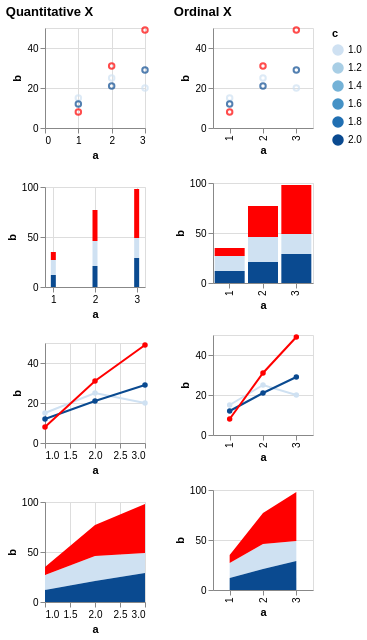

This figure's Vega-Lite source:
### Vega specification from a JSON file in a GitHub repository (floating-point values rounded to 4 significant figures)
{"$schema": "https://vega.github.io/schema/vega/v5.json", "description": "Testing invalid", "background": "white", "padding": 5, "data": [{"name": "source_0", "values": [{"a": 1, "b": 15, "c": 1}, {"a": 2, "b": 25, "c": 1}, {"a": 3, "b": 20, "c": 1}, {"a": 1, "b": 12, "c": 2}, {"a": 2, "b": 21, "c": 2}, {"a": 3, "b": 29, "c": 2}, {"a": 1, "b": 8, "c": null}, {"a": 2, "b": 31, "c": null}, {"a": 3, "b": 49, "c": null}]}, {"name": "data_0", "source": "source_0", "transform": [{"type": "formula", "expr": "toNumber(datum[\"a\"])", "as": "a"}]}, {"name": "data_1", "source": "data_0", "transform": [{"type": "filter", "expr": "isValid(datum[\"a\"]) && isFinite(+datum[\"a\"]) && isValid(datum[\"b\"]) && isFinite(+datum[\"b\"])"}]}, {"name": "data_2", "source": "data_0", "transform": [{"type": "stack", "groupby": ["a"], "field": "b", "sort": {"field": ["c"], "order": ["descending"]}, "as": ["b_start", "b_end"], "offset": "zero"}, {"type": "filter", "expr": "isValid(datum[\"a\"]) && isFinite(+datum[\"a\"]) && isValid(datum[\"b\"]) && isFinite(+datum[\"b\"])"}]}, {"name": "data_3", "source": "data_0", "transform": [{"type": "impute", "field": "b", "groupby": ["c"], "key": "a", "method": "value", "value": 0}, {"type": "stack", "groupby": ["a"], "field": "b", "sort": {"field": ["c"], "order": ["descending"]}, "as": ["b_start", "b_end"], "offset": "zero"}, {"type": "filter", "expr": "isValid(datum[\"a\"]) && isFinite(+datum[\"a\"]) && isValid(datum[\"b\"]) && isFinite(+datum[\"b\"])"}]}, {"name": "data_4", "source": "data_0", "transform": [{"type": "filter", "expr": "isValid(datum[\"b\"]) && isFinite(+datum[\"b\"])"}]}, {"name": "data_5", "source": "data_0", "transform": [{"type": "stack", "groupby": ["a"], "field": "b", "sort": {"field": ["c"], "order": ["descending"]}, "as": ["b_start", "b_end"], "offset": "zero"}, {"type": "filter", "expr": "isValid(datum[\"b\"]) && isFinite(+datum[\"b\"])"}]}, {"name": "data_6", "source": "data_0", "transform": [{"type": "impute", "field": "b", "groupby": ["c"], "key": "a", "method": "value", "value": 0}, {"type": "stack", "groupby": ["a"], "field": "b", "sort": {"field": ["c"], "order": ["descending"]}, "as": ["b_start", "b_end"], "offset": "zero"}, {"type": "filter", "expr": "isValid(datum[\"b\"]) && isFinite(+datum[\"b\"])"}]}], "signals": [{"name": "childWidth", "value": 100}, {"name": "concat_0_childHeight", "value": 100}, {"name": "concat_1_childHeight", "value": 100}], "layout": {"padding": 20, "bounds": "full", "align": "each"}, "marks": [{"type": "group", "name": "concat_0_group", "title": {"text": "Quantitative X", "anchor": "start"}, "layout": {"padding": 20, "columns": 1, "bounds": "full", "align": "each"}, "marks": [{"type": "group", "name": "concat_0_concat_0_group", "style": "cell", "encode": {"update": {"width": {"signal": "childWidth"}, "height": {"signal": "concat_0_childHeight"}}}, "marks": [{"name": "concat_0_concat_0_marks", "type": "symbol", "style": ["point"], "from": {"data": "data_1"}, "encode": {"update": {"opacity": {"value": 0.7}, "fill": {"value": "transparent"}, "stroke": [{"test": "!isValid(datum[\"c\"]) || !isFinite(+datum[\"c\"])", "value": "red"}, {"scale": "color", "field": "c"}], "ariaRoleDescription": {"value": "point"}, "description": {"signal": "\"a: \" + (format(datum[\"a\"], \"\")) + \"; b: \" + (format(datum[\"b\"], \"\")) + \"; c: \" + (format(datum[\"c\"], \"\"))"}, "x": {"scale": "concat_0_concat_0_x", "field": "a"}, "y": {"scale": "concat_0_concat_0_y", "field": "b"}}}}], "axes": [{"scale": "concat_0_concat_0_x", "orient": "bottom", "gridScale": "concat_0_concat_0_y", "grid": true, "tickCount": {"signal": "ceil(childWidth/40)"}, "domain": false, "labels": false, "aria": false, "maxExtent": 0, "minExtent": 0, "ticks": false, "zindex": 0}, {"scale": "concat_0_concat_0_y", "orient": "left", "gridScale": "concat_0_concat_0_x", "grid": true, "tickCount": {"signal": "ceil(concat_0_childHeight/40)"}, "domain": false, "labels": false, "aria": false, "maxExtent": 0, "minExtent": 0, "ticks": false, "zindex": 0}, {"scale": "concat_0_concat_0_x", "orient": "bottom", "grid": false, "title": "a", "labelFlush": true, "labelOverlap": true, "tickCount": {"signal": "ceil(childWidth/40)"}, "zindex": 0}, {"scale": "concat_0_concat_0_y", "orient": "left", "grid": false, "title": "b", "labelOverlap": true, "tickCount": {"signal": "ceil(concat_0_childHeight/40)"}, "zindex": 0}]}, {"type": "group", "name": "concat_0_concat_1_group", "style": "cell", "encode": {"update": {"width": {"signal": "childWidth"}, "height": {"signal": "concat_0_childHeight"}}}, "marks": [{"name": "concat_0_concat_1_marks", "type": "rect", "style": ["bar"], "from": {"data": "data_2"}, "encode": {"update": {"fill": [{"test": "!isValid(datum[\"c\"]) || !isFinite(+datum[\"c\"])", "value": "red"}, {"scale": "color", "field": "c"}], "ariaRoleDescription": {"value": "bar"}, "description": {"signal": "\"a: \" + (format(datum[\"a\"], \"\")) + \"; b: \" + (format(datum[\"b\"], \"\")) + \"; c: \" + (format(datum[\"c\"], \"\"))"}, "xc": {"scale": "concat_0_concat_1_x", "field": "a"}, "width": {"value": 5}, "y": {"scale": "concat_0_concat_1_y", "field": "b_end"}, "y2": {"scale": "concat_0_concat_1_y", "field": "b_start"}}}}], "axes": [{"scale": "concat_0_concat_1_x", "orient": "bottom", "gridScale": "concat_0_concat_1_y", "grid": true, "tickCount": {"signal": "ceil(childWidth/40)"}, "domain": false, "labels": false, "aria": false, "maxExtent": 0, "minExtent": 0, "ticks": false, "zindex": 0}, {"scale": "concat_0_concat_1_y", "orient": "left", "gridScale": "concat_0_concat_1_x", "grid": true, "tickCount": {"signal": "ceil(concat_0_childHeight/40)"}, "domain": false, "labels": false, "aria": false, "maxExtent": 0, "minExtent": 0, "ticks": false, "zindex": 0}, {"scale": "concat_0_concat_1_x", "orient": "bottom", "grid": false, "title": "a", "labelFlush": true, "labelOverlap": true, "tickCount": {"signal": "ceil(childWidth/40)"}, "zindex": 0}, {"scale": "concat_0_concat_1_y", "orient": "left", "grid": false, "title": "b", "labelOverlap": true, "tickCount": {"signal": "ceil(concat_0_childHeight/40)"}, "zindex": 0}]}, {"type": "group", "name": "concat_0_concat_2_group", "style": "cell", "encode": {"update": {"width": {"signal": "childWidth"}, "height": {"signal": "concat_0_childHeight"}}}, "marks": [{"name": "concat_0_concat_2_layer_0_pathgroup", "type": "group", "from": {"facet": {"name": "faceted_path_concat_0_concat_2_layer_0_main", "data": "data_1", "groupby": ["c"]}}, "encode": {"update": {"width": {"field": {"group": "width"}}, "height": {"field": {"group": "height"}}}}, "marks": [{"name": "concat_0_concat_2_layer_0_marks", "type": "line", "style": ["line"], "sort": {"field": "datum[\"a\"]"}, "from": {"data": "faceted_path_concat_0_concat_2_layer_0_main"}, "encode": {"update": {"stroke": [{"test": "!isValid(datum[\"c\"]) || !isFinite(+datum[\"c\"])", "value": "red"}, {"scale": "color", "field": "c"}], "description": {"signal": "\"a: \" + (format(datum[\"a\"], \"\")) + \"; b: \" + (format(datum[\"b\"], \"\")) + \"; c: \" + (format(datum[\"c\"], \"\"))"}, "x": {"scale": "concat_0_concat_2_x", "field": "a"}, "y": {"scale": "concat_0_concat_2_y", "field": "b"}}}}]}, {"name": "concat_0_concat_2_layer_1_marks", "type": "symbol", "style": ["point"], "from": {"data": "data_1"}, "encode": {"update": {"opacity": {"value": 1}, "fill": [{"test": "!isValid(datum[\"c\"]) || !isFinite(+datum[\"c\"])", "value": "red"}, {"scale": "color", "field": "c"}], "ariaRoleDescription": {"value": "point"}, "description": {"signal": "\"a: \" + (format(datum[\"a\"], \"\")) + \"; b: \" + (format(datum[\"b\"], \"\")) + \"; c: \" + (format(datum[\"c\"], \"\"))"}, "x": {"scale": "concat_0_concat_2_x", "field": "a"}, "y": {"scale": "concat_0_concat_2_y", "field": "b"}}}}], "axes": [{"scale": "concat_0_concat_2_x", "orient": "bottom", "gridScale": "concat_0_concat_2_y", "grid": true, "tickCount": {"signal": "ceil(childWidth/40)"}, "domain": false, "labels": false, "aria": false, "maxExtent": 0, "minExtent": 0, "ticks": false, "zindex": 0}, {"scale": "concat_0_concat_2_y", "orient": "left", "gridScale": "concat_0_concat_2_x", "grid": true, "tickCount": {"signal": "ceil(concat_0_childHeight/40)"}, "domain": false, "labels": false, "aria": false, "maxExtent": 0, "minExtent": 0, "ticks": false, "zindex": 0}, {"scale": "concat_0_concat_2_x", "orient": "bottom", "grid": false, "title": "a", "labelFlush": true, "labelOverlap": true, "tickCount": {"signal": "ceil(childWidth/40)"}, "zindex": 0}, {"scale": "concat_0_concat_2_y", "orient": "left", "grid": false, "title": "b", "labelOverlap": true, "tickCount": {"signal": "ceil(concat_0_childHeight/40)"}, "zindex": 0}]}, {"type": "group", "name": "concat_0_concat_3_group", "style": "cell", "encode": {"update": {"width": {"signal": "childWidth"}, "height": {"signal": "concat_0_childHeight"}}}, "marks": [{"name": "concat_0_concat_3_pathgroup", "type": "group", "from": {"facet": {"name": "faceted_path_concat_0_concat_3_main", "data": "data_3", "groupby": ["c"]}}, "encode": {"update": {"width": {"field": {"group": "width"}}, "height": {"field": {"group": "height"}}}}, "marks": [{"name": "concat_0_concat_3_marks", "type": "area", "style": ["area"], "sort": {"field": "datum[\"a\"]"}, "from": {"data": "faceted_path_concat_0_concat_3_main"}, "encode": {"update": {"orient": {"value": "vertical"}, "fill": [{"test": "!isValid(datum[\"c\"]) || !isFinite(+datum[\"c\"])", "value": "red"}, {"scale": "color", "field": "c"}], "description": {"signal": "\"a: \" + (format(datum[\"a\"], \"\")) + \"; b: \" + (format(datum[\"b\"], \"\")) + \"; c: \" + (format(datum[\"c\"], \"\"))"}, "x": {"scale": "concat_0_concat_3_x", "field": "a"}, "y": {"scale": "concat_0_concat_3_y", "field": "b_end"}, "y2": {"scale": "concat_0_concat_3_y", "field": "b_start"}}}}]}], "axes": [{"scale": "concat_0_concat_3_x", "orient": "bottom", "gridScale": "concat_0_concat_3_y", "grid": true, "tickCount": {"signal": "ceil(childWidth/40)"}, "domain": false, "labels": false, "aria": false, "maxExtent": 0, "minExtent": 0, "ticks": false, "zindex": 0}, {"scale": "concat_0_concat_3_y", "orient": "left", "gridScale": "concat_0_concat_3_x", "grid": true, "tickCount": {"signal": "ceil(concat_0_childHeight/40)"}, "domain": false, "labels": false, "aria": false, "maxExtent": 0, "minExtent": 0, "ticks": false, "zindex": 0}, {"scale": "concat_0_concat_3_x", "orient": "bottom", "grid": false, "title": "a", "labelFlush": true, "labelOverlap": true, "tickCount": {"signal": "ceil(childWidth/40)"}, "zindex": 0}, {"scale": "concat_0_concat_3_y", "orient": "left", "grid": false, "title": "b", "labelOverlap": true, "tickCount": {"signal": "ceil(concat_0_childHeight/40)"}, "zindex": 0}]}]}, {"type": "group", "name": "concat_1_group", "title": {"text": "Ordinal X", "anchor": "start"}, "layout": {"padding": 20, "columns": 1, "bounds": "full", "align": "each"}, "marks": [{"type": "group", "name": "concat_1_concat_0_group", "style": "cell", "encode": {"update": {"width": {"signal": "childWidth"}, "height": {"signal": "concat_1_childHeight"}}}, "marks": [{"name": "concat_1_concat_0_marks", "type": "symbol", "style": ["point"], "from": {"data": "data_4"}, "encode": {"update": {"opacity": {"value": 0.7}, "fill": {"value": "transparent"}, "stroke": [{"test": "!isValid(datum[\"c\"]) || !isFinite(+datum[\"c\"])", "value": "red"}, {"scale": "color", "field": "c"}], "ariaRoleDescription": {"value": "point"}, "description": {"signal": "\"a: \" + (isValid(datum[\"a\"]) ? datum[\"a\"] : \"\"+datum[\"a\"]) + \"; b: \" + (format(datum[\"b\"], \"\")) + \"; c: \" + (format(datum[\"c\"], \"\"))"}, "x": {"scale": "concat_1_concat_0_x", "field": "a"}, "y": {"scale": "concat_1_concat_0_y", "field": "b"}}}}], "axes": [{"scale": "concat_1_concat_0_y", "orient": "left", "gridScale": "concat_1_concat_0_x", "grid": true, "tickCount": {"signal": "ceil(concat_1_childHeight/40)"}, "domain": false, "labels": false, "aria": false, "maxExtent": 0, "minExtent": 0, "ticks": false, "zindex": 0}, {"scale": "concat_1_concat_0_x", "orient": "bottom", "grid": false, "title": "a", "labelAlign": "right", "labelAngle": 270, "labelBaseline": "middle", "zindex": 0}, {"scale": "concat_1_concat_0_y", "orient": "left", "grid": false, "title": "b", "labelOverlap": true, "tickCount": {"signal": "ceil(concat_1_childHeight/40)"}, "zindex": 0}]}, {"type": "group", "name": "concat_1_concat_1_group", "style": "cell", "encode": {"update": {"width": {"signal": "childWidth"}, "height": {"signal": "concat_1_childHeight"}}}, "marks": [{"name": "concat_1_concat_1_marks", "type": "rect", "style": ["bar"], "from": {"data": "data_5"}, "encode": {"update": {"fill": [{"test": "!isValid(datum[\"c\"]) || !isFinite(+datum[\"c\"])", "value": "red"}, {"scale": "color", "field": "c"}], "ariaRoleDescription": {"value": "bar"}, "description": {"signal": "\"a: \" + (isValid(datum[\"a\"]) ? datum[\"a\"] : \"\"+datum[\"a\"]) + \"; b: \" + (format(datum[\"b\"], \"\")) + \"; c: \" + (format(datum[\"c\"], \"\"))"}, "x": {"scale": "concat_1_concat_1_x", "field": "a"}, "width": {"signal": "max(0.25, bandwidth('concat_1_concat_1_x'))"}, "y": {"scale": "concat_1_concat_1_y", "field": "b_end"}, "y2": {"scale": "concat_1_concat_1_y", "field": "b_start"}}}}], "axes": [{"scale": "concat_1_concat_1_y", "orient": "left", "gridScale": "concat_1_concat_1_x", "grid": true, "tickCount": {"signal": "ceil(concat_1_childHeight/40)"}, "domain": false, "labels": false, "aria": false, "maxExtent": 0, "minExtent": 0, "ticks": false, "zindex": 0}, {"scale": "concat_1_concat_1_x", "orient": "bottom", "grid": false, "title": "a", "labelAlign": "right", "labelAngle": 270, "labelBaseline": "middle", "zindex": 0}, {"scale": "concat_1_concat_1_y", "orient": "left", "grid": false, "title": "b", "labelOverlap": true, "tickCount": {"signal": "ceil(concat_1_childHeight/40)"}, "zindex": 0}]}, {"type": "group", "name": "concat_1_concat_2_group", "style": "cell", "encode": {"update": {"width": {"signal": "childWidth"}, "height": {"signal": "concat_1_childHeight"}}}, "marks": [{"name": "concat_1_concat_2_layer_0_pathgroup", "type": "group", "from": {"facet": {"name": "faceted_path_concat_1_concat_2_layer_0_main", "data": "data_4", "groupby": ["c"]}}, "encode": {"update": {"width": {"field": {"group": "width"}}, "height": {"field": {"group": "height"}}}}, "marks": [{"name": "concat_1_concat_2_layer_0_marks", "type": "line", "style": ["line"], "sort": {"field": "datum[\"a\"]"}, "from": {"data": "faceted_path_concat_1_concat_2_layer_0_main"}, "encode": {"update": {"stroke": [{"test": "!isValid(datum[\"c\"]) || !isFinite(+datum[\"c\"])", "value": "red"}, {"scale": "color", "field": "c"}], "description": {"signal": "\"a: \" + (isValid(datum[\"a\"]) ? datum[\"a\"] : \"\"+datum[\"a\"]) + \"; b: \" + (format(datum[\"b\"], \"\")) + \"; c: \" + (format(datum[\"c\"], \"\"))"}, "x": {"scale": "concat_1_concat_2_x", "field": "a"}, "y": {"scale": "concat_1_concat_2_y", "field": "b"}}}}]}, {"name": "concat_1_concat_2_layer_1_marks", "type": "symbol", "style": ["point"], "from": {"data": "data_4"}, "encode": {"update": {"opacity": {"value": 1}, "fill": [{"test": "!isValid(datum[\"c\"]) || !isFinite(+datum[\"c\"])", "value": "red"}, {"scale": "color", "field": "c"}], "ariaRoleDescription": {"value": "point"}, "description": {"signal": "\"a: \" + (isValid(datum[\"a\"]) ? datum[\"a\"] : \"\"+datum[\"a\"]) + \"; b: \" + (format(datum[\"b\"], \"\")) + \"; c: \" + (format(datum[\"c\"], \"\"))"}, "x": {"scale": "concat_1_concat_2_x", "field": "a"}, "y": {"scale": "concat_1_concat_2_y", "field": "b"}}}}], "axes": [{"scale": "concat_1_concat_2_y", "orient": "left", "gridScale": "concat_1_concat_2_x", "grid": true, "tickCount": {"signal": "ceil(concat_1_childHeight/40)"}, "domain": false, "labels": false, "aria": false, "maxExtent": 0, "minExtent": 0, "ticks": false, "zindex": 0}, {"scale": "concat_1_concat_2_x", "orient": "bottom", "grid": false, "title": "a", "labelAlign": "right", "labelAngle": 270, "labelBaseline": "middle", "zindex": 0}, {"scale": "concat_1_concat_2_y", "orient": "left", "grid": false, "title": "b", "labelOverlap": true, "tickCount": {"signal": "ceil(concat_1_childHeight/40)"}, "zindex": 0}]}, {"type": "group", "name": "concat_1_concat_3_group", "style": "cell", "encode": {"update": {"width": {"signal": "childWidth"}, "height": {"signal": "concat_1_childHeight"}}}, "marks": [{"name": "concat_1_concat_3_pathgroup", "type": "group", "from": {"facet": {"name": "faceted_path_concat_1_concat_3_main", "data": "data_6", "groupby": ["c"]}}, "encode": {"update": {"width": {"field": {"group": "width"}}, "height": {"field": {"group": "height"}}}}, "marks": [{"name": "concat_1_concat_3_marks", "type": "area", "style": ["area"], "sort": {"field": "datum[\"a\"]"}, "from": {"data": "faceted_path_concat_1_concat_3_main"}, "encode": {"update": {"orient": {"value": "vertical"}, "fill": [{"test": "!isValid(datum[\"c\"]) || !isFinite(+datum[\"c\"])", "value": "red"}, {"scale": "color", "field": "c"}], "description": {"signal": "\"a: \" + (isValid(datum[\"a\"]) ? datum[\"a\"] : \"\"+datum[\"a\"]) + \"; b: \" + (format(datum[\"b\"], \"\")) + \"; c: \" + (format(datum[\"c\"], \"\"))"}, "x": {"scale": "concat_1_concat_3_x", "field": "a"}, "y": {"scale": "concat_1_concat_3_y", "field": "b_end"}, "y2": {"scale": "concat_1_concat_3_y", "field": "b_start"}}}}]}], "axes": [{"scale": "concat_1_concat_3_y", "orient": "left", "gridScale": "concat_1_concat_3_x", "grid": true, "tickCount": {"signal": "ceil(concat_1_childHeight/40)"}, "domain": false, "labels": false, "aria": false, "maxExtent": 0, "minExtent": 0, "ticks": false, "zindex": 0}, {"scale": "concat_1_concat_3_x", "orient": "bottom", "grid": false, "title": "a", "labelAlign": "right", "labelAngle": 270, "labelBaseline": "middle", "zindex": 0}, {"scale": "concat_1_concat_3_y", "orient": "left", "grid": false, "title": "b", "labelOverlap": true, "tickCount": {"signal": "ceil(concat_1_childHeight/40)"}, "zindex": 0}]}]}], "scales": [{"name": "color", "type": "linear", "domain": {"fields": [{"data": "data_1", "field": "c"}, {"data": "data_2", "field": "c"}, {"data": "data_3", "field": "c"}, {"data": "data_4", "field": "c"}, {"data": "data_5", "field": "c"}, {"data": "data_6", "field": "c"}]}, "range": "ramp", "interpolate": "hcl", "zero": false}, {"name": "concat_0_concat_0_x", "type": "linear", "domain": {"data": "data_1", "field": "a"}, "range": [0, {"signal": "childWidth"}], "nice": true, "zero": true}, {"name": "concat_0_concat_0_y", "type": "linear", "domain": {"data": "data_1", "field": "b"}, "range": [{"signal": "concat_0_childHeight"}, 0], "nice": true, "zero": true}, {"name": "concat_0_concat_1_x", "type": "linear", "domain": {"data": "data_2", "field": "a"}, "range": [0, {"signal": "childWidth"}], "nice": true, "zero": false, "padding": 5}, {"name": "concat_0_concat_1_y", "type": "linear", "domain": {"data": "data_2", "fields": ["b_start", "b_end"]}, "range": [{"signal": "concat_0_childHeight"}, 0], "nice": true, "zero": true}, {"name": "concat_0_concat_2_x", "type": "linear", "domain": {"data": "data_1", "field": "a"}, "range": [0, {"signal": "childWidth"}], "nice": true, "zero": false}, {"name": "concat_0_concat_2_y", "type": "linear", "domain": {"data": "data_1", "field": "b"}, "range": [{"signal": "concat_0_childHeight"}, 0], "nice": true, "zero": true}, {"name": "concat_0_concat_3_x", "type": "linear", "domain": {"data": "data_3", "field": "a"}, "range": [0, {"signal": "childWidth"}], "nice": true, "zero": false}, {"name": "concat_0_concat_3_y", "type": "linear", "domain": {"data": "data_3", "fields": ["b_start", "b_end"]}, "range": [{"signal": "concat_0_childHeight"}, 0], "nice": true, "zero": true}, {"name": "concat_1_concat_0_x", "type": "point", "domain": {"data": "data_4", "field": "a", "sort": true}, "range": [0, {"signal": "childWidth"}], "padding": 0.5}, {"name": "concat_1_concat_0_y", "type": "linear", "domain": {"data": "data_4", "field": "b"}, "range": [{"signal": "concat_1_childHeight"}, 0], "nice": true, "zero": true}, {"name": "concat_1_concat_1_x", "type": "band", "domain": {"data": "data_5", "field": "a", "sort": true}, "range": [0, {"signal": "childWidth"}], "paddingInner": 0.1, "paddingOuter": 0.05}, {"name": "concat_1_concat_1_y", "type": "linear", "domain": {"data": "data_5", "fields": ["b_start", "b_end"]}, "range": [{"signal": "concat_1_childHeight"}, 0], "nice": true, "zero": true}, {"name": "concat_1_concat_2_x", "type": "point", "domain": {"data": "data_4", "field": "a", "sort": true}, "range": [0, {"signal": "childWidth"}], "padding": 0.5}, {"name": "concat_1_concat_2_y", "type": "linear", "domain": {"data": "data_4", "field": "b"}, "range": [{"signal": "concat_1_childHeight"}, 0], "nice": true, "zero": true}, {"name": "concat_1_concat_3_x", "type": "point", "domain": {"data": "data_6", "field": "a", "sort": true}, "range": [0, {"signal": "childWidth"}], "padding": 0.5}, {"name": "concat_1_concat_3_y", "type": "linear", "domain": {"data": "data_6", "fields": ["b_start", "b_end"]}, "range": [{"signal": "concat_1_childHeight"}, 0], "nice": true, "zero": true}], "legends": [{"stroke": "color", "gradientLength": {"signal": "clamp(concat_0_childHeight, 64, 200)"}, "title": "c", "encode": {"gradient": {"update": {"opacity": {"value": 0.7}}}}, "fill": "color"}]}
